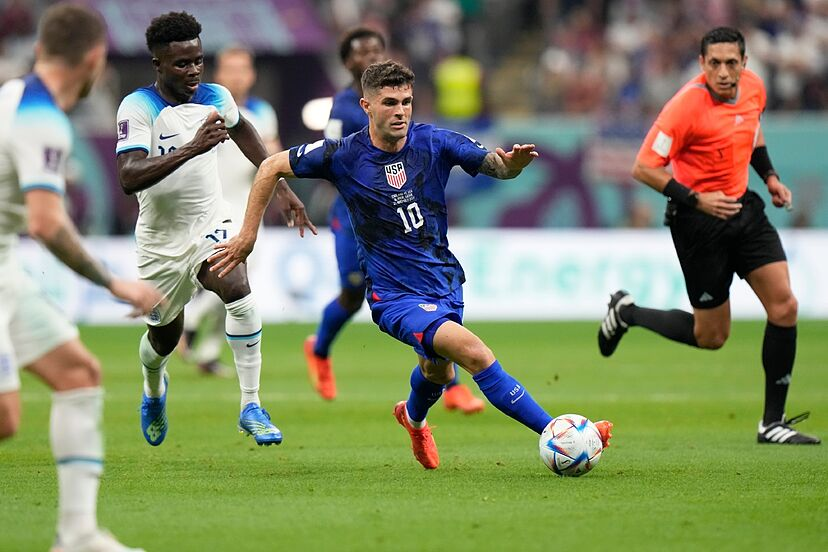
#> input picture OpenCV/Assests/base.jpg, 828 x 552 px, found by its file name
$ python Threshold.py
#> lines starting #> are read from the running program, lines starting #| are printed output that depends on the picture; after the words box and inside, x2 and y2 are one past the last pixel; in counts of white or black regions, pixels touching at a corner belong together
import cv2
import pandas as pd

img = cv2.imread(r'C:\Users\ginuram\Desktop\Dekstop\30DaysofPython\OpenCV\Assests\base.jpg')
#> img is the input picture: shape (552, 828, 3); mean B, G, R 104.1, 134.6, 127.7
gray = cv2.cvtColor(img, cv2.COLOR_BGR2GRAY)
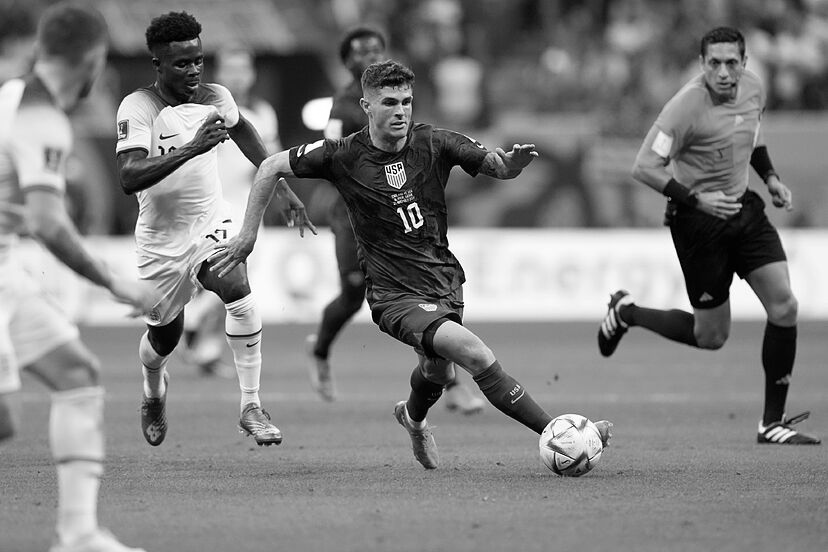
#> gray: shape (552, 828); min 0, max 255, mean 129.1

# threshold, thresh = cv2.threshold(img, 150, 255, cv2.THRESH_BINARY)
# cv2.imshow('img', thresh)

adaptive = cv2.adaptiveThreshold(gray, 255, cv2.ADAPTIVE_THRESH_MEAN_C, cv2.THRESH_BINARY, 11, 3) #adaptive threshold requires grayscaled image
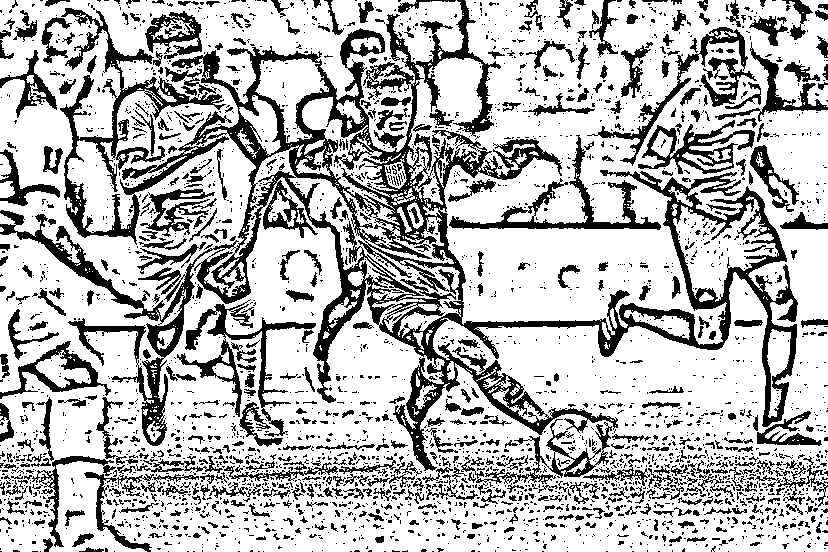
#> adaptive: shape (552, 828); 72.5% white; 3119 black regions (2597 under 20 px), largest, box (x1, y1, x2, y2) and area: (0, 0, 798, 471) 56016, (177, 299, 316, 437) 2936, (449, 135, 661, 230) 2831
cv2.imshow('adaptive', adaptive)

cv2.waitKey(0)

$ run again, with OpenCV/Assests/crowd-1584115_1920-1030x687.jpg copied over OpenCV/Assests/base.jpg
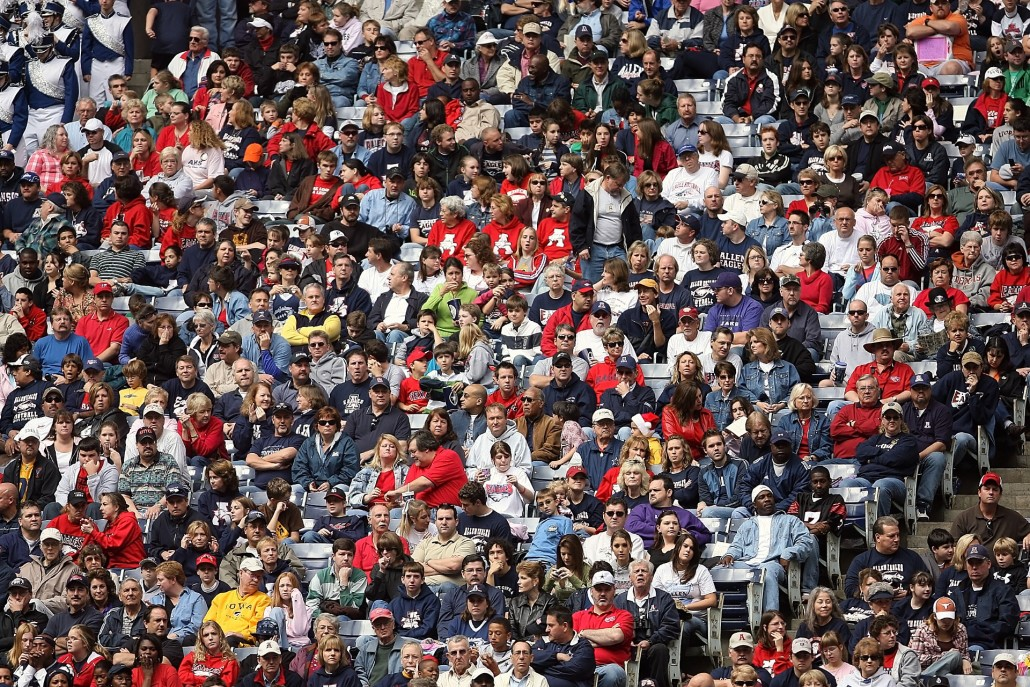
#> input picture OpenCV/Assests/crowd-1584115_1920-1030x687.jpg, 1030 x 687 px, found by its file name
#> img is the input picture: shape (687, 1030, 3); mean B, G, R 86.4, 87, 106.3
#> `gray = cv2.cvtColor(img, cv2.COLOR_BGR2GRAY)`:
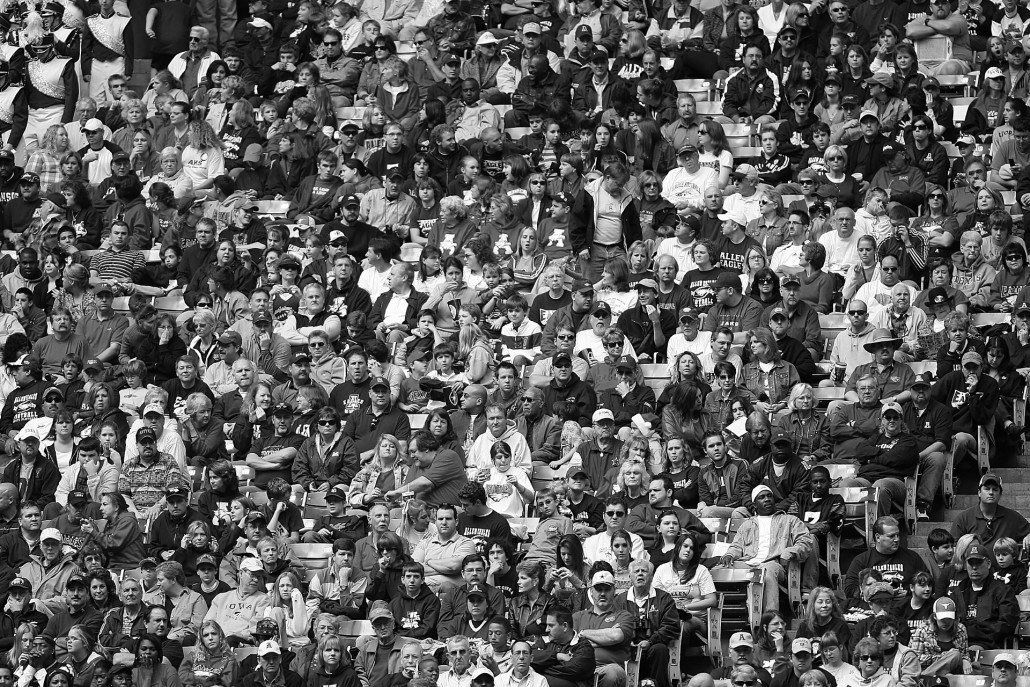
#> gray: shape (687, 1030); min 0, max 255, mean 92.7
#> `adaptive = cv2.adaptiveThreshold(gray, 255, cv2.ADAPTIVE_THRESH_MEAN_C..`:
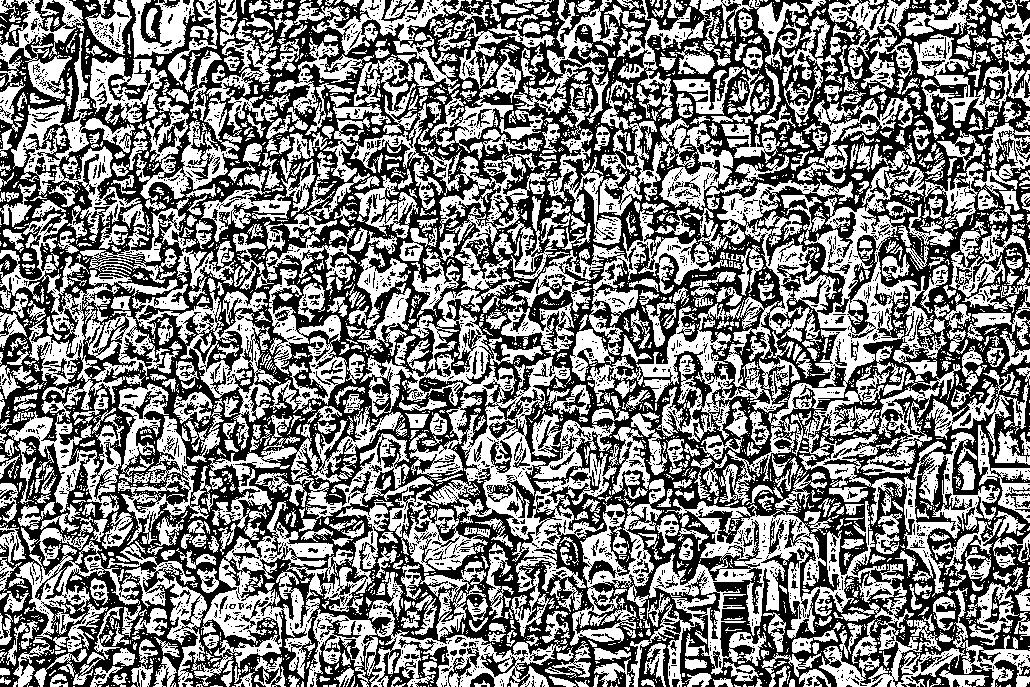
#> adaptive: shape (687, 1030); 49.6% white; 3312 white regions (2432 under 20 px), largest, box (x1, y1, x2, y2) and area: (208, 196, 617, 637) 30697, (719, 144, 1000, 597) 22815, (570, 427, 907, 687) 19522
